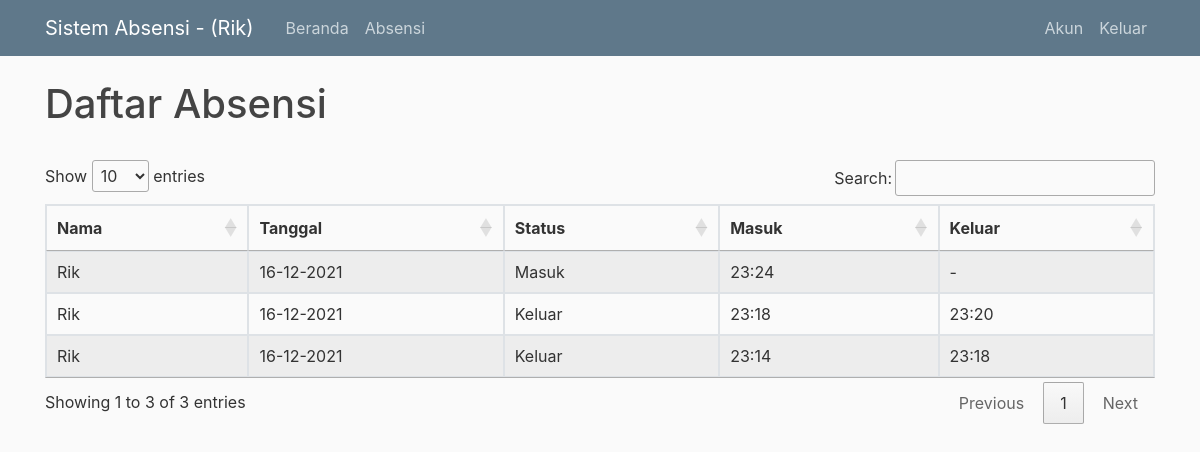
/home (signed in), run on the app's committed database.
### flaskblog/models.py (models this page shows, shortened)
class User(db.Model, UserMixin):
  id = db.Column(db.Integer, primary_key=True)
  username = db.Column(db.String(20), unique=True, nullable=False)
  email = db.Column(db.String(120), unique=True, nullable=False)
  image_file = db.Column(db.String(20), nullable=False)
  password = db.Column(db.String(60), nullable=False)
  face = db.relationship('Photo', backref='facePhotos', lazy=True)
  presence = db.relationship('Presence', backref="presencing", lazy="dynamic")

class Presence(db.Model):
  id = db.Column(db.Integer, primary_key=True)
  user_id = db.Column(db.Integer, db.ForeignKey('user.id'), nullable=False)
  status = db.Column(db.Text, nullable=False, default="Masuk")
  dateIn = db.Column(db.DateTime, nullable=False)
  dateOut = db.Column(db.DateTime, nullable=True)

### flaskblog/routes.py (the view)
@app.route("/")
@app.route("/home")
def home():
    recog_Camera.stop()
    camera.stop()
    presences = []
    try:
        if current_user.username == "admin":
            presences = Presence.query.all()
        else:
            presences = current_user.presence
    except:
        pass
    return render_template('home.html', presences=presences)

### flaskblog/camera.py (called while the page is built)
    def stop(self):
        logger.debug("Stopping thread")
        self.isrunning = False

### flaskblog/cameraRecog.py (called while the page is built)
    def stop(self):
        logger.debug("Stopping thread")
        self.isrunning = False

### flaskblog/models.py (called while the page is built)
@login_manager.user_loader
def load_user(user_id):
  return User.query.get(int(user_id))

### flaskblog/templates/home.html (shortened to what this page needs)
{% extends "layout.html" %}
{% block content %}
  <style>
    table.dataTable thead .sorting:after,
    table.dataTable thead .sorting:before,
    table.dataTable thead .sorting_asc:after,
    table.dataTable thead .sorting_asc:before,
    table.dataTable thead .sorting_asc_disabled:after,
    table.dataTable thead .sorting_asc_disabled:before,
    table.dataTable thead .sorting_desc:after,
    table.dataTable thead .sorting_desc:before,
    table.dataTable thead .sorting_desc_disabled:after,
    table.dataTable thead .sorting_desc_disabled:before {
      bottom: .5em;
      }
  </style>
  <h1>Daftar Absensi</h1>
  <br>
  {% if presences %}
    <table id="dtBasicExample" class="table table-striped table-bordered table-sm" cellspacing="0" width="100%">
      <thead>
        <tr>
          <th scope="col">Nama</th>
          <th scope="col">Tanggal</th>
          <th scope="col">Status</th>
          <th scope="col">Masuk</th>
          <th scope="col">Keluar</th>
        </tr>
      </thead>
      <tbody>
        {% for presence in presences %}
          <tr>
            <td>{{ presence.presencing.username }}</td>
            <td>{{ presence.dateIn.strftime("%d-%m-%Y") }}</td>
            <td>{{ presence.status }}</td>
            <td>{{ presence.dateIn.strftime("%H:%M") }}</td>
            <td>
              {% if presence.dateOut %}
                {{ presence.dateOut.strftime("%H:%M") }}
              {% else %}
                -
              {% endif %}
            </td>
          </tr>
        {% endfor %}
      </tbody>
    </table>
  {% else %}
    <div>Silahkan Login untuk melihat daftar absensi.</div>
  {% endif %}
{% endblock content %}

### flaskblog/templates/layout.html (shortened to what this page needs)
<!DOCTYPE html>
<html>
<head>
    <link rel="stylesheet" href="https://maxcdn.bootstrapcdn.com/bootstrap/4.0.0/css/bootstrap.min.css">
    <link href="https://cdn.datatables.net/1.11.3/css/jquery.dataTables.min.css" rel="stylesheet">
    <link rel="stylesheet" type="text/css" href="{{ url_for('static', filename='main.css') }}">
</head>
<body>
    <header class="site-header">
      <nav class="navbar navbar-expand-md navbar-dark bg-steel fixed-top">
        <div class="container">
          {% if current_user.is_authenticated %}
            <a class="navbar-brand mr-4" href="/">Sistem Absensi - ({{ current_user.username }})</a>
          {% else %}
            <a class="navbar-brand mr-4" href="/">Sistem Absensi</a>
          {% endif %}
          <div class="collapse navbar-collapse" id="navbarToggle">
            <div class="navbar-nav mr-auto">
              <a class="nav-item nav-link" href="{{ url_for('home') }}">Beranda</a>
              {% if current_user.is_authenticated %}
                <a class="nav-item nav-link" href="{{ url_for('recognition') }}">Absensi</a>
              {% endif %}
            </div>
            <div class="navbar-nav">
              {% if current_user.is_authenticated %}
                <a class="nav-item nav-link" href="{{ url_for('settings') }}">Akun</a>
                <a class="nav-item nav-link" href="{{ url_for('logout') }}">Keluar</a>
              {% else %}
                <a class="nav-item nav-link" href="{{ url_for('login') }}">Masuk</a>
              {% endif %}
            </div>
          </div>
        </div>
      </nav>
    </header>
    <main role="main" class="container">
      <div class="row">
        <div class="col-md-12">
          {% block content %}{% endblock %}
        </div>
      </div>
    </main>
   </body>
</html>

### flaskblog/static/main.css (style rules this page uses)
body { background: #fafafa; color: #333333; margin-top: 5rem; }
h1, h2, h3, h4, h5, h6 { color: #444444; }
.bg-steel { background-color: #5f788a; }
.site-header .navbar-nav .nav-link { color: #cbd5db; }

### flaskblog/templates/home.html (style rules this page uses)
table.dataTable thead .sorting:after, table.dataTable thead .sorting:before, table.dataTable thead .sorting_asc:after, table.dataTable thead .sorting_asc:before, table.dataTable thead .sorting_asc_disabled:after, table.dataTable thead .sorting_asc_disabled:before, table.dataTable thead .sorting_desc:after, table.dataTable thead .sorting_desc:before, table.dataTable thead .sorting_desc_disabled:after, table.dataTable thead .sorting_desc_disabled:before { bottom: .5em; }

### data on the page
User: username "Rik"
Presence: presencing.username "Rik", dateIn "16-12-2021", status "Keluar", dateIn "23:14", dateOut "23:18"
Presence: presencing.username "Rik", dateIn "16-12-2021", status "Keluar", dateIn "23:18", dateOut "23:20"
Presence: presencing.username "Rik", dateIn "16-12-2021", status "Masuk", dateIn "23:24"
